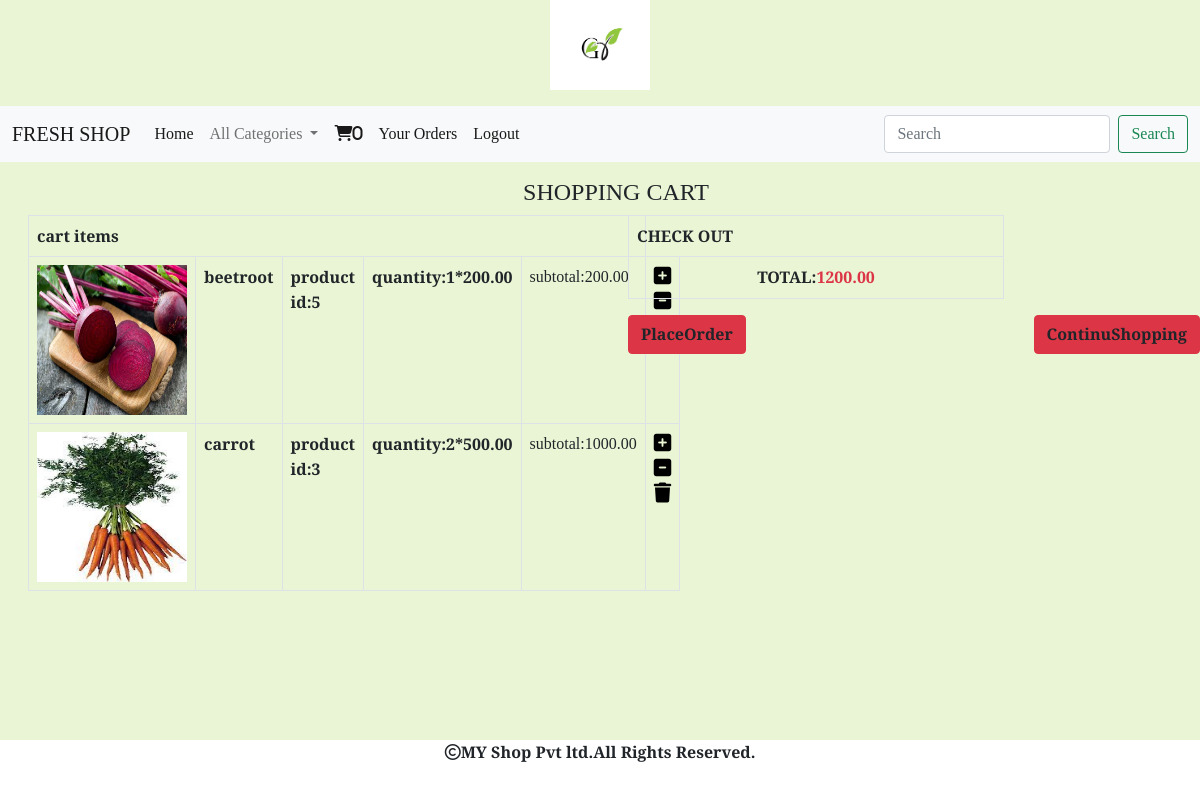
The page /cart/cartview (signed in) on the database its author committed.
### cart/models.py (models this page shows, shortened)
class Cart(models.Model):
    product=models.ForeignKey(Productt,on_delete=models.CASCADE)
    user=models.ForeignKey(User,on_delete=models.CASCADE)
    quantity=models.IntegerField()
    date_added=models.DateTimeField(auto_now_add=True)
    def subtotal(self):
        return self.quantity*self.product.price

### shop/models.py (models this page shows, shortened)
class Productt(models.Model):
    name = models.CharField(max_length=200)
    desc = models.TextField()
    image = models.ImageField(upload_to='shop/products',blank=True,null=True)
    price = models.DecimalField(max_digits=10,decimal_places=2)
    category = models.ForeignKey(Categoryy,on_delete=models.CASCADE)
    stock = models.IntegerField()
    available = models.BooleanField(default=True)
    created = models.DateTimeField(auto_now_add=True)
    updated = models.DateTimeField(auto_now_add=True)

### cart/views.py (the view)
# urls.py: path('cartview',views.cartview,name="cartview"),
def cartview(request):
    total=0
    u=request.user
    try:
        cart=Cart.objects.filter(user=u)
        for i in cart:
            total+=i.quantity*i.product.price
    except:
        pass
    return render(request,'cart.html',{'c':cart,'total':total})

### cart/context_processors.py (called while the page is built)
def productcount(request):
    item_count=0
    if request.user.is_authenticated:
        u=request.user
        try:
            cart=Cart.objects.filter(user=u)
            for i in cart:
                item_count=item_count+i.quantity
        except:
            item_count=0
    return {'count':item_count}

### shop/context_processors.py (called while the page is built)
def menu_links(request):
    c=Categoryy.objects.all()
    return {'links':c}

### templates/cart.html
{% extends 'base.html' %}
{% load static %}
{% block content %}
{% if not c %}
<div class="container mt-3">
    <h3 class="text-center">cart is empty</h3>
    <h5 class="text-center text-success"><a href="{% url 'shop:allcat' %}">continue shopping</a></h5>
</div>
{% else %}
<div class="container-fluid m-3">
<div class="row">
    <h4 class="text-center">SHOPPING CART</h4>
    <div class="col-sm-6">
      <table class="table table-bordered">
         <tr> <th colspan="5"> cart items</th></tr>
      {% for i in c %}
       <tr>
           <td><img src="{{i.product.image.url}}" height="150px" width="150px"></td>
           <td><b>{{i.product.name}}</b></td>
           <td><b>product id:{{i.product.id}}</b></td>
           <td><b>quantity:{{i.quantity}}*{{i.product.price}}</b></td>
           <td>subtotal:{{i.subtotal}}</td>
           <td>
               {% if i.quantity < i.product.stock %}
               <b><a href="{% url 'cart:addtocart' i.product.name %}"><i style="color:black;font-size:20px;" class="fa-solid fa-square-plus"></i></a>
           <a href="{% url 'cart:cart_remove' i.product.name %}"><i style="color:black;font-size:20px;" class="fa-solid fa-square-minus"></i></a>
           <a href="{% url 'cart:full_remove' i.product.name %}"><i style="color:black;font-size:20px;" class="fa-solid fa-trash"></i></a></b></td>
  {% else %}
           <a href="{% url 'cart:cart_remove' i.product.name %}"><i style="color:black;font-size:20px;" class="fa-solid fa-circle-minus"></i></a>
           <a href="{% url 'cart:full_remove' i.product.name %}"><i style="color:black;font-size:20px;" class="fa-solid fa-trash-can"></i></a>
       </tr>
             {% endif %}
{% endfor %}
      </table>
    </div>
    <div class="col-sm-4">
        <table class="table table-bordered">
         <tr> <th colspan="4">CHECK OUT</th></tr>
         <tr><td class="text-center"><b>TOTAL:<span class="text-danger">{{total}}</span>
         </b></td></tr></table>
        <a href="{% url 'cart:orderform' %}" class="btn btn-danger text-dark"><b>PlaceOrder</b></a>
        <a href="{% url 'shop:allcat' %}" class="btn btn-danger text-dark" style="position:absolute;right:0;"><b>ContinuShopping</b></a>
    </div>
</div>
</div>
{% endif %}
{% endblock %}

### templates/base.html (shortened to what this page needs)
<!DOCTYPE html>
{% load static %}
<html lang="en">
<head>
    <link href="https://cdn.jsdelivr.net/npm/bootstrap@5.0.2/dist/css/bootstrap.min.css" rel="stylesheet"
>
    <link rel="stylesheet" href="{% static 'css/a.css' %}">
    <link rel="stylesheet" href="https://cdnjs.cloudflare.com/ajax/libs/font-awesome/6.5.1/css/all.min.css"
 />
</head>
<body>
<header>
    <center>
<img src="{% static 'images/farm.png' %}" class="mb-3" height="90px" width="100px">
    </center>
    <nav class="navbar navbar-expand-lg navbar-light bg-light">
  <div class="container-fluid">
    <a class="navbar-brand" href="#">FRESH SHOP</a>
    <div class="collapse navbar-collapse" id="navbarSupportedContent">
      <ul class="navbar-nav me-auto mb-2 mb-lg-0">
        <li class="nav-item">
          <a class="nav-link active" aria-current="page" href="{% url 'shop:allcat' %}">Home</a>
        </li>
        <li class="nav-item dropdown">
          <a class="nav-link dropdown-toggle" href="#" id="navbarDropdown" role="button" data-bs-toggle="dropdown" aria-expanded="false">
            All Categories
          </a>
        </li>
      {% if user.is_authenticated %}
          {% if user.is_superuser == False %}
           <li class="nav-item">
          <a class="nav-link active" aria-current="page" href="{% url 'cart:cartview' %}"><i class="fa-solid fa-cart-shopping">{{count}}</i></a>
        </li>
           <li class="nav-item">
          <a class="nav-link active" aria-current="page" href="{% url 'cart:orderview' %}">Your Orders</a>
        </li>
          {% endif %}
           <li class="nav-item">
          <a class="nav-link active" aria-current="page" href="{% url 'shop:logout' %}">Logout</a>
        </li>
     {% endif %}
      </ul>
      <form class="d-flex" method="POST" action="{% url 'search:search' %}">
        <input class="form-control me-2" type="search" name="q" placeholder="Search" aria-label="Search">
        <button class="btn btn-outline-success" type="submit">Search</button>
      </form>
    </div>
  </div>
</nav>
</header>
{% block content %}
{% endblock %}
<footer>
<div class="footer">
<p><i class="fa-regular fa-copyright"></i>MY Shop Pvt ltd.All Rights Reserved.</p>
</div>
</footer>
</body>
</html>

### static/css/a.css (style rules this page uses)
body { background-color:#eaf5d5; font-family: 'Playfair Display', serif; }
.footer { height:60px; width:100%; background-color:white; position:fixed; bottom:0; left:0; text-align:center; font-weight:bold; }

### rows shown on the page
Cart: product.image (picture), product.name "beetroot", product.id "5", quantity "1", product.price "200.00", subtotal "200.00"
Cart: product.image (picture), product.name "carrot", product.id "3", quantity "2", product.price "500.00", subtotal "1000.00"

### other values the page prints
{{ count }} "0"
{{ total }} "1200.00"
